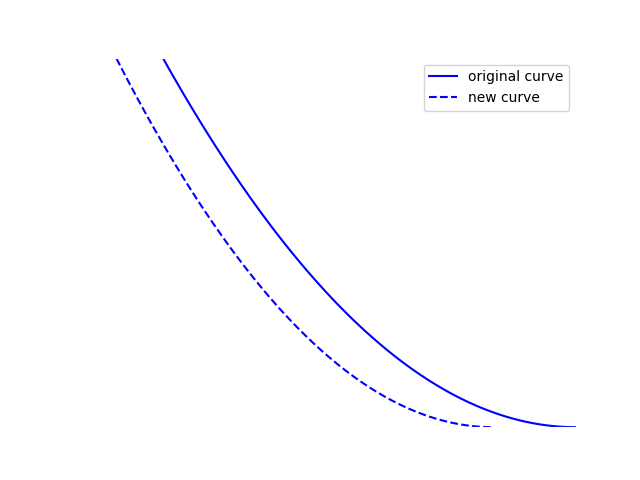

Python code for this plot:
import matplotlib.pyplot as plt
import numpy as np

# Erstellen Sie ein Array von x-Werten
x = np.linspace(0, 6, 100)  # Erzeugt 100 Werte von 0 bis 5

# Erstellen Sie eine Funktion y = f(x), z.B. y = x^2
y = (x-6)**2

# Erstellen Sie ein Diagramm für die erste Funktion (Standardfarbe und Linienstil)
plt.plot(x, y, color='blue', label='original curve')

# Erstellen Sie eine Funktion y = f(x), z.B. y = x^2
x = np.linspace(0, 5, 100)  # Erzeugt 100 Werte von 0 bis 5

y = 1.2*(x-5)**2

# Erstellen Sie ein Diagramm für die erste Funktion (Standardfarbe und Linienstil)
plt.plot(x, y, color='blue', linestyle='--', label='new curve')

# Beschriftungen und Titel anpassen
plt.xlabel('Menge', color='white')
plt.ylabel('Preis', color='white')
plt.title('Nachfragekurve', color='white')  # Verwenden von LaTeX für mathematische Symbole

# Achsenfarben anpassen
ax = plt.gca()
ax.spines['bottom'].set_color('white')
ax.spines['top'].set_color('white')
ax.spines['right'].set_color('white')
ax.spines['left'].set_color('white')

plt.xlim(0, 6)  # X-Achse von 0 bis 5
plt.ylim(0, 25)  # Y-Achse von 0 bis 25

# Achsenticks ausblenden
ax.set_xticks([])
ax.set_yticks([])

# Legende hinzufügen
plt.legend()

# Das Diagramm als PNG-Datei mit transparentem Hintergrund speichern
plt.savefig('demand_curve/to_the_left.png', transparent=True)

# Das Diagramm anzeigen (optional, wenn Sie es sehen möchten)
# plt.show()

# Schließen Sie das Diagramm
plt.close()
